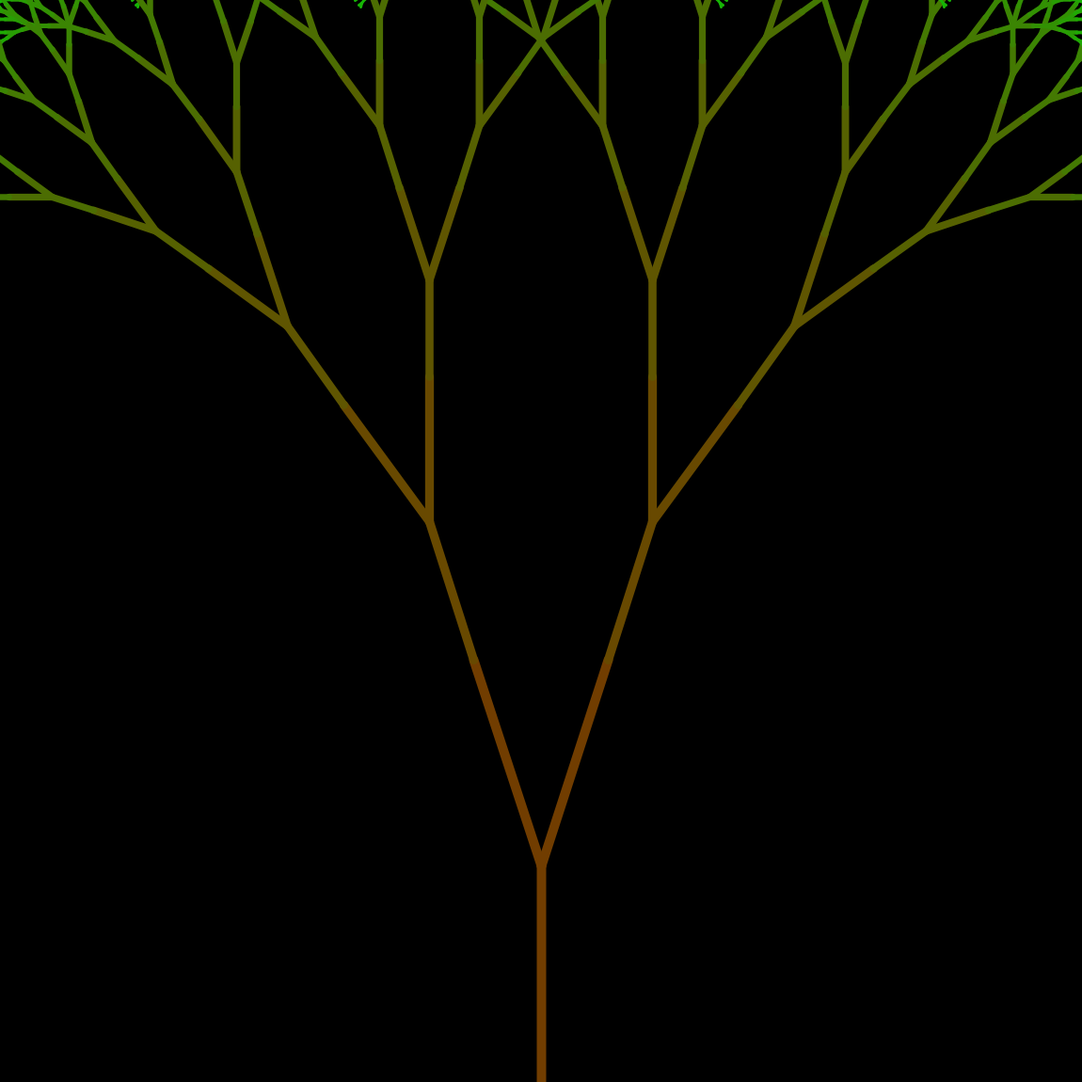
Frame 1 (no input)
Frame 60 (the mouse pressed at the canvas centre just before this capture): identical to frame 1, image omitted
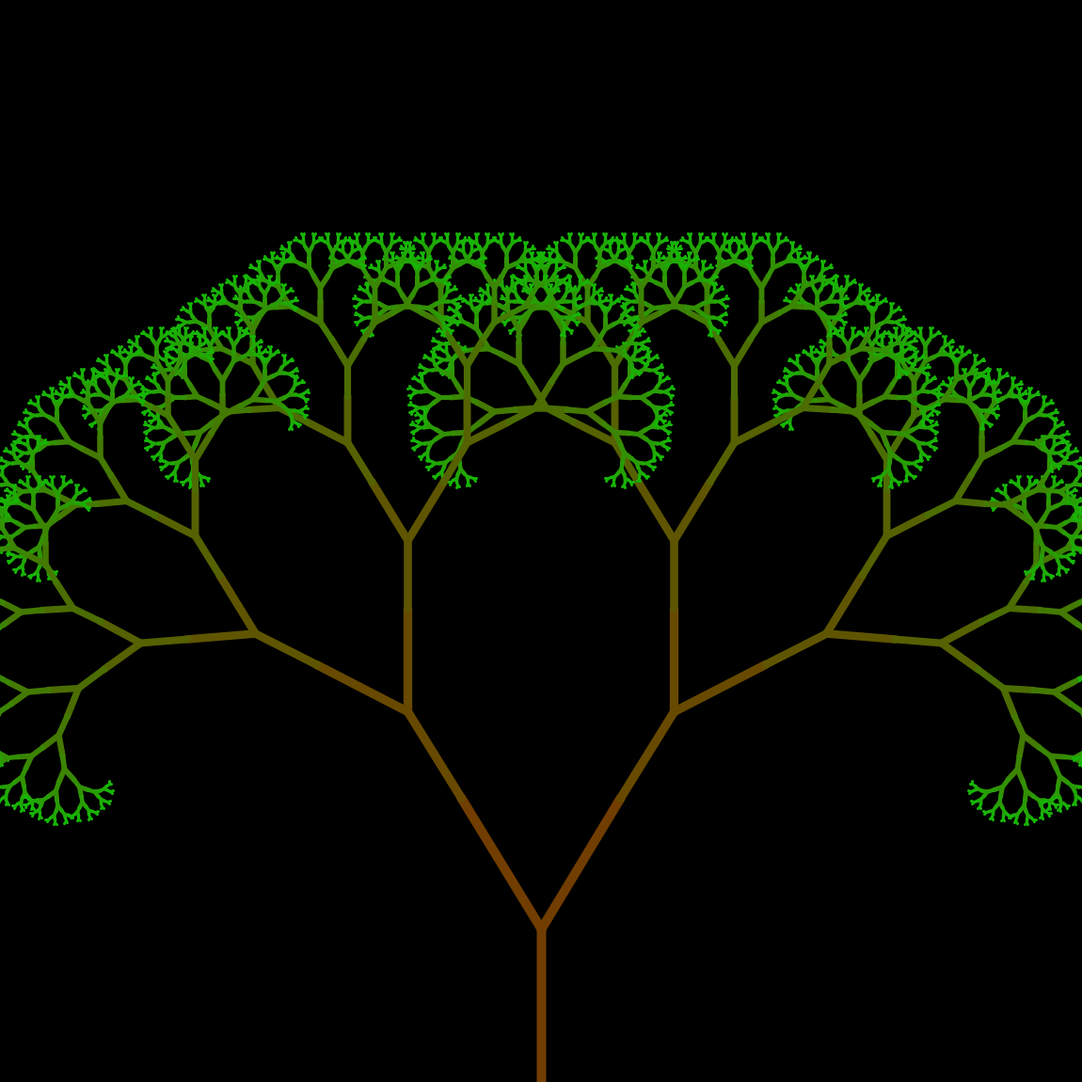
Frame 120 (the mouse held since frame 60 and released just before this capture)

The Processing sketch that drew these frames (run headless with seeded random() and noise(); from frame 60 on, the mouse is pressed at the canvas centre):

// Processing sketch: fractal_tree
// ── fractal_tree.pde
import java.util.Iterator;
float branchHeight;
int maxDepth = 10;
FractalTree fc;
void setup(){
  size(1150, 1150);
  background(0);
  branchHeight = height/12;
  ColorRGB start = new ColorRGB(23, 181, 5) ;
  ColorRGB end = new ColorRGB(122, 49, 0);
  ColorGradient cg = new ColorGradient(start, end, maxDepth + 1); 

  fc = new FractalTree(width/2, height, cg);
}

void draw(){
  background(0);
  fc.draw();
}

class FractalTree {
  int depth = 0;
  float x0, y0, bHeight, angleRotationMultiplier;
  FractalTree children1, children2;
  int hasChildren = 0;
  ColorGradient cg;
  
  FractalTree (float x0, float y0, ColorGradient cg) {
    this.x0 = x0;
    this.y0 = y0;
    this.cg = cg;
  }
  
  FractalTree (float x0, float y0, float bHeight, float angleRotationMultiplier, ColorGradient cg, int depth) {
    this.x0 = x0;
    this.y0 = y0;
    this.bHeight = bHeight;
    this.angleRotationMultiplier = angleRotationMultiplier;
    this.depth = depth;
    this.cg = cg;
  }
  
  
  void draw() {
    if (depth == 0) {
      this.bHeight = map(mouseY, 0, height, height/5, height/12);
      this.angleRotationMultiplier = map(mouseX, 0, width, PI/10, PI/4);
    }
    stroke(cg.gradient.get(depth).toColor());
    strokeWeight(max(-0.7*depth + 10, 0));
    translate(x0, y0);
    line(0, 0, 0, -bHeight);
    translate(0, -bHeight);
    push();
    rotate(angleRotationMultiplier);
    line(0, 0, 0, -bHeight);
    if(depth < maxDepth) {
      children1 = new FractalTree(0, -bHeight, bHeight*0.67, angleRotationMultiplier, cg, depth + 1);
      children1.draw();
    }
    pop();
    push();
    rotate(-angleRotationMultiplier);
    line(0, 0, 0, -bHeight);
    if(depth < maxDepth) {
      children2 = new FractalTree(0, -bHeight, bHeight*0.67, angleRotationMultiplier, cg, depth + 1);
      children1.draw();
    } 
    pop();

  }

}

// Color related classes

class ColorRGB {
  public float r, g, b;
  ColorRGB (float r, float g, float b) {
    this.r = r;
    this.g = g;
    this.b = b;
  }
  ColorRGB() {
    this.r = 0;
    this.g = 0;
    this.b = 0;
  }
  
  color toColor() {
    return color(r, g, b);
  }
}

class ColorGradient implements Iterator<ColorRGB>{
  ColorRGB start, end;
  int numColors;
  public ArrayList<ColorRGB> gradient;
  int indexCycle = 0;
  
  ColorGradient (ColorRGB start, ColorRGB end, int numColors) {
    this.start = start;
    this.end= end;
    this.numColors = numColors;
    this.gradient = calculateColorGradient();
  }
  
  ArrayList<ColorRGB> calculateColorGradient() {
    ArrayList<ColorRGB> cList = new ArrayList<ColorRGB>();
    float alpha = 0;
    for(int i=0; i < numColors; i++){
      ColorRGB newColor = new ColorRGB();
      alpha += (1.0/numColors);
      newColor.r = start.r*alpha + (1 - alpha) * end.r;
      newColor.g = start.g*alpha + (1 - alpha) * end.g;
      newColor.b = start.b*alpha + (1 - alpha) * end.b;
      cList.add(newColor);
    }
    return cList;
  }
  
  public ColorRGB next() {
    ColorRGB nextColor = gradient.get(indexCycle%numColors);
    indexCycle++;
    return nextColor;
  }
  // always have next color
  public boolean hasNext() {
    return true;
  }

  
}
